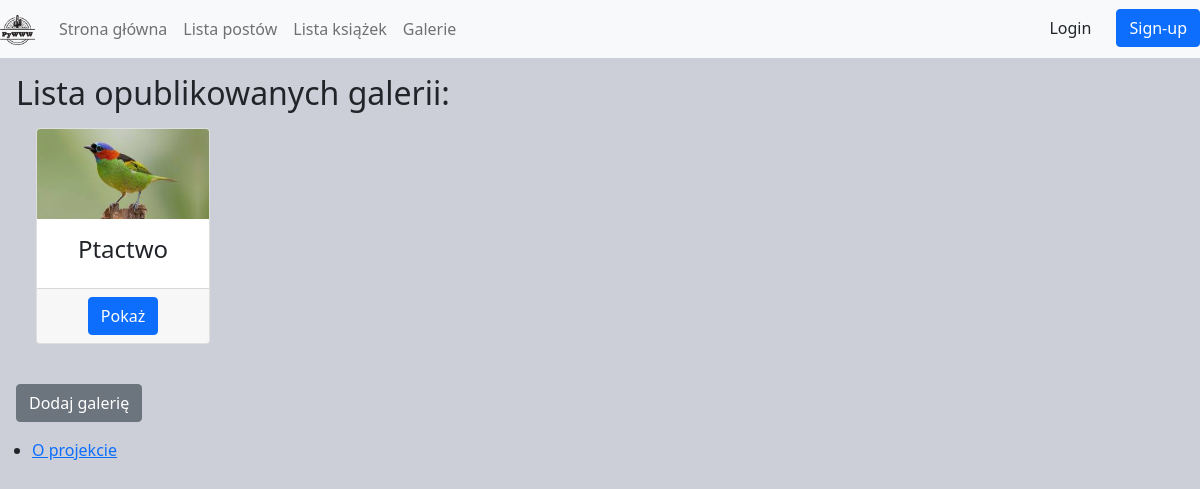
/galleries/, run on an earlier commit of the app's database.
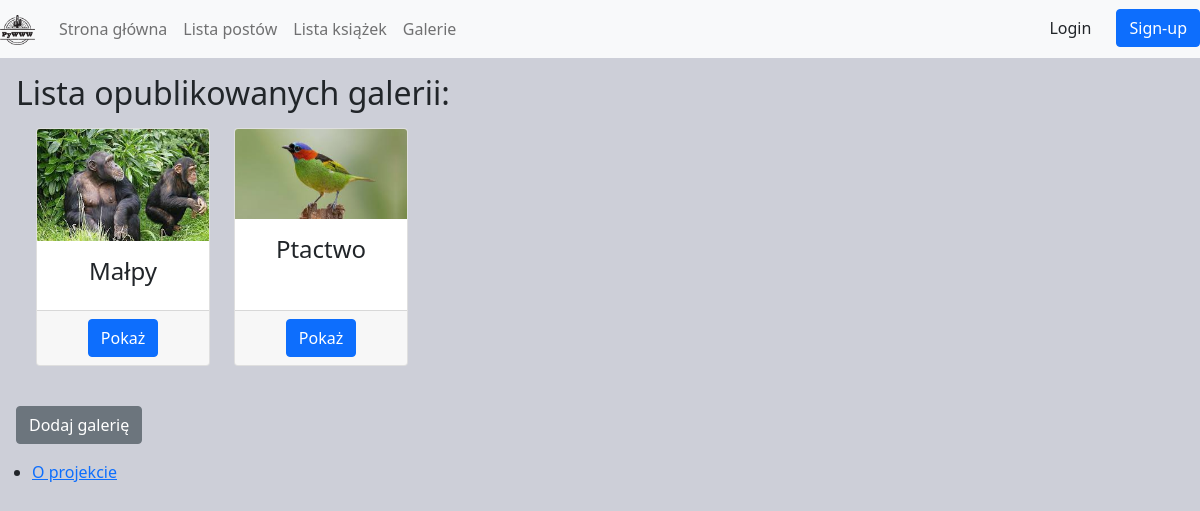
And on a later commit of the database.
### galleries/models.py (models this page shows, shortened)
class Gallery(Timestamp, SlugMixin):
  title = models.CharField(max_length=100)
  description = models.TextField(max_length=1500, blank=True, null=True)
  status = models.PositiveSmallIntegerField(default=Status.NEW, choices= Status.choices)

### galleries/views.py (the view)
# urls.py: path('', galleries, name='galleries'),
def galleries(request):
  pub_photos = Photo.objects.filter(status=Status.PUBLISHED)
  gall_id = pub_photos.values_list('gallery_id', flat=True).distinct()
  pub_gall_with_photos = Gallery.objects.filter(status=Status.PUBLISHED, id__in=gall_id)
  '''
  pub_gall = Gallery.objects.filter(status=Status.PUBLISHED)
  # Galerie o statusie published
  pub_gall_with_photos = pub_gall.annotate(photos_count=Count('photos')).filter(photos_count__gt=0)
  # Galerie posiadające więcej niż jedno zdjęcie zastosownie annotacji
  '''
  context = {'pub_gall_with_photos': pub_gall_with_photos}
  return render(request, 'galleries/list.html', context)

### galleries/templates/galleries/list.html (shortened to what this page needs)
{% extends 'base.html' %}
{% load static %}
{% load thumbnail %}
{% block body %}
  <div class="col-sm m-3">
    <h2 class="info ">Lista opublikowanych galerii:</h2>
  </div>
  <div class="row ms-4">
    {% for gallery in pub_gall_with_photos %}
    <div class="col-lg-2 col-md-3 col-sm-6 mb-4">
      <div class="card h-100">
        {% thumbnail gallery.photos.first.image '150x150' crop='center' as im %}
        <img src="{{ im.url }}" alt="{{ gallery.title }}" class="card-img-top">
        {% endthumbnail %}
        <div class="card-body">
          <h4 class="card-title text-center">{{ gallery.title }}</h4>
        </div>
        <div class="card-footer text-center">
          <a class='btn btn-primary' href='{{ gallery.slug }}'>Pokaż</a>
        </div>
      </div>
    </div>
    {% endfor %}
  </div>
  <div class="m-3">
    <a href="{% url 'galleries:add_gallery' %}">
      <span class="btn btn-secondary">Dodaj galerię</span>
    </a>
  </div>
  {% endblock %}

What changed in the data, as far as the page shows it:
now on this page (row edited): Gallery: shows a picture, title "Małpy"
